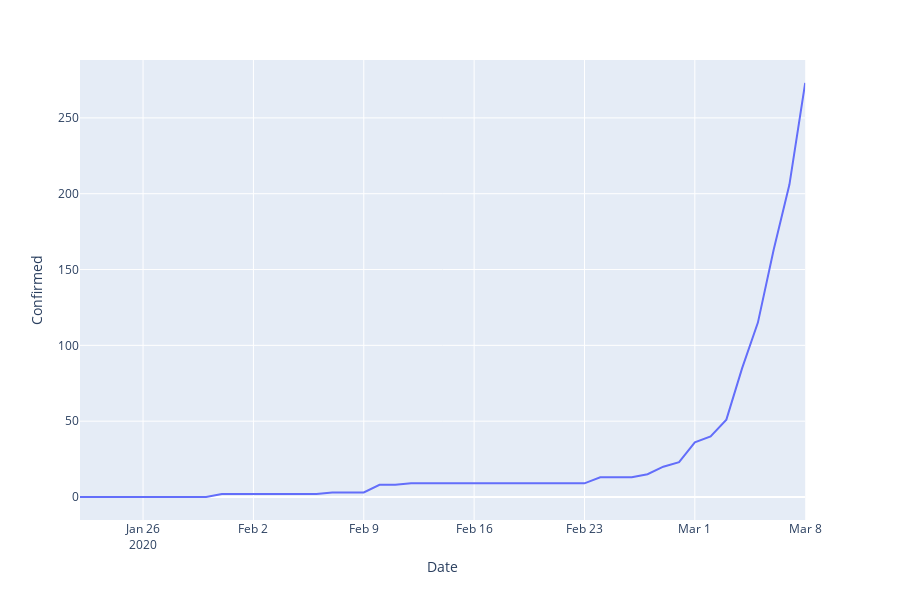

Source (notebook cell):
### Code cell
fig = px.line(uk, x='Date', y='Confirmed')
fig

### Figure 1 — Plotly figure (JSON) as saved in the notebook; plotly's stock layout.template omitted (floating-point values rounded to 4 significant figures)
{"data": [{"hoverlabel": {"namelength": 0}, "hovertemplate": "Date=%{x}<br>Confirmed=%{y}", "legendgroup": "", "line": {"color": "#636efa", "dash": "solid"}, "mode": "lines", "name": "", "showlegend": false, "type": "scatter", "x": ["2020-01-22T00:00:00", "2020-01-23T00:00:00", "2020-01-24T00:00:00", "2020-01-25T00:00:00", "2020-01-26T00:00:00", "2020-01-27T00:00:00", "2020-01-28T00:00:00", "2020-01-29T00:00:00", "2020-01-30T00:00:00", "2020-01-31T00:00:00", "2020-02-01T00:00:00", "2020-02-02T00:00:00", "2020-02-03T00:00:00", "2020-02-04T00:00:00", "2020-02-05T00:00:00", "2020-02-06T00:00:00", "2020-02-07T00:00:00", "2020-02-08T00:00:00", "2020-02-09T00:00:00", "2020-02-10T00:00:00", "2020-02-11T00:00:00", "2020-02-12T00:00:00", "2020-02-13T00:00:00", "2020-02-14T00:00:00", "2020-02-15T00:00:00", "2020-02-16T00:00:00", "2020-02-17T00:00:00", "2020-02-18T00:00:00", "2020-02-19T00:00:00", "2020-02-20T00:00:00", "2020-02-21T00:00:00", "2020-02-22T00:00:00", "2020-02-23T00:00:00", "2020-02-24T00:00:00", "2020-02-25T00:00:00", "2020-02-26T00:00:00", "2020-02-27T00:00:00", "2020-02-28T00:00:00", "2020-02-29T00:00:00", "2020-03-01T00:00:00", "2020-03-02T00:00:00", "2020-03-03T00:00:00", "2020-03-04T00:00:00", "2020-03-05T00:00:00", "2020-03-06T00:00:00", "2020-03-07T00:00:00", "2020-03-08T00:00:00"], "xaxis": "x", "y": [0, 0, 0, 0, 0, 0, 0, 0, 0, 2, 2, 2, 2, 2, 2, 2, 3, 3, 3, 8, 8, 9, 9, 9, 9, 9, 9, 9, 9, 9, 9, 9, 9, 13, 13, 13, 15, 20, 23, 36, 40, 51, 85, 115, 163, 206, 273], "yaxis": "y"}], "layout": {"height": 600, "legend": {"tracegroupgap": 0}, "margin": {"t": 60}, "xaxis": {"anchor": "y", "domain": [0, 0.98], "title": {"text": "Date"}}, "yaxis": {"anchor": "x", "domain": [0, 1], "title": {"text": "Confirmed"}}}}
